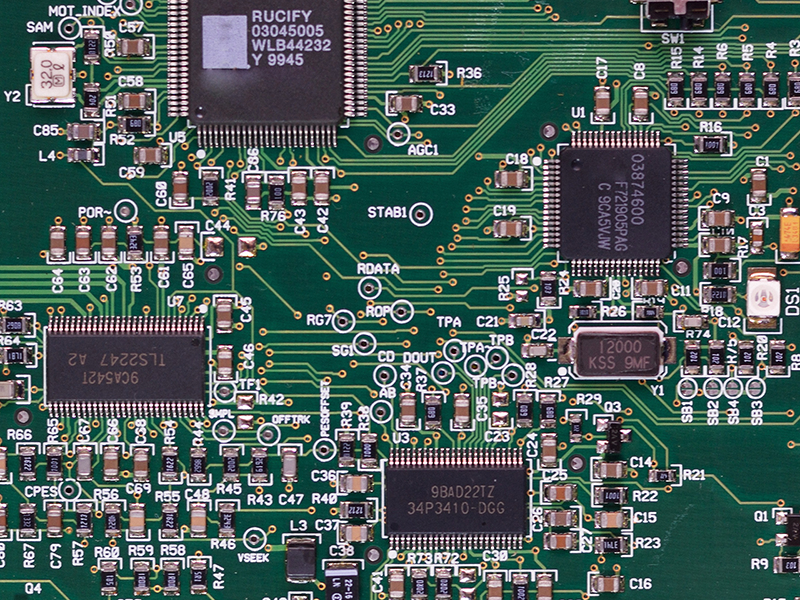
#> input picture Computervision/02. opencv4.0/data/circuit.bmp, 800 x 600 px
$ jupyter execute '05. 모폴로지.ipynb'
#> lines starting #> are read from the running program, lines starting #| are printed output that depends on the picture; after the words box and inside, x2 and y2 are one past the last pixel; in counts of white or black regions, pixels touching at a corner belong together
[cell 1]
import sys
import numpy as np
import cv2

[cell 2]
src = cv2.imread('../data/circuit.bmp',cv2.IMREAD_GRAYSCALE)
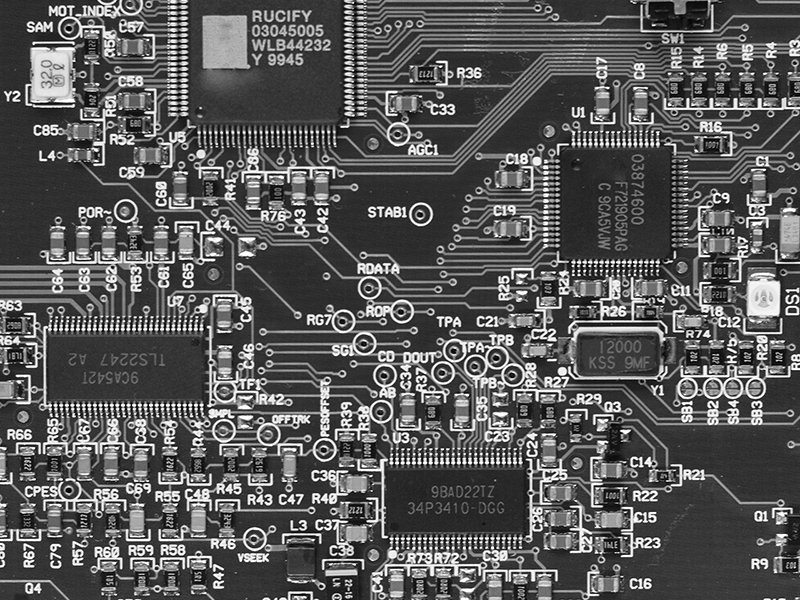
#> src: shape (600, 800); min 0, max 255, mean 89.4

if src is None:
    print('Image load failed')
    sys.exit()

[cell 3]
se = cv2.getStructuringElement(cv2.MORPH_RECT,(5,3))
dst1 = cv2.erode(src,se)
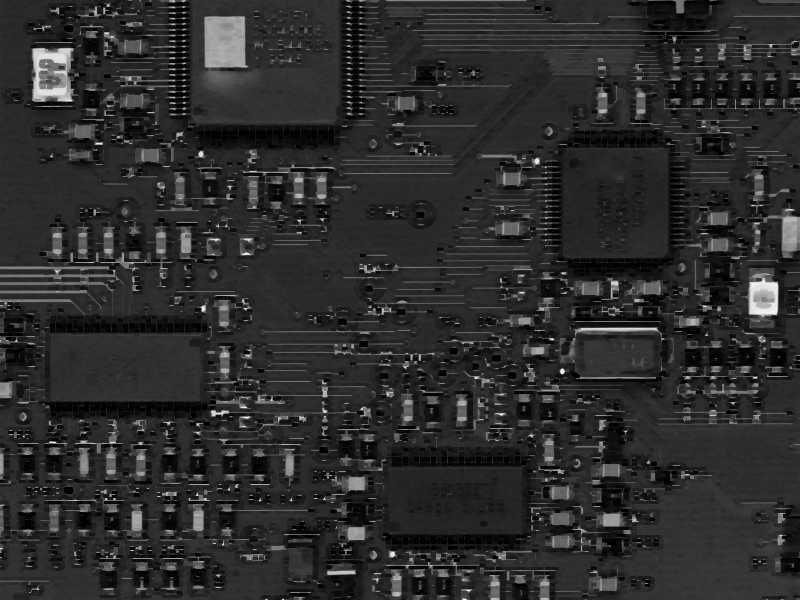
#> dst1: shape (600, 800); min 0, max 252, mean 44.5
dst2 = cv2.dilate(src,None)
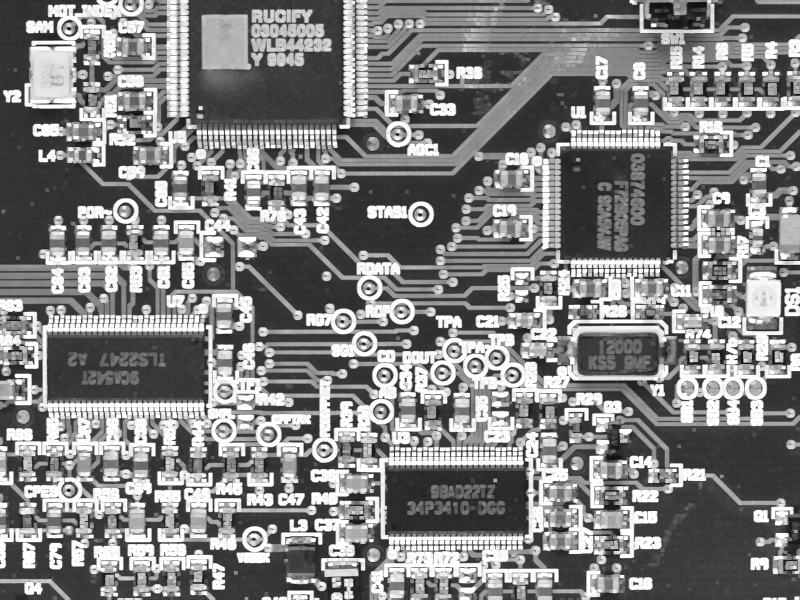
#> dst2: shape (600, 800); min 12, max 255, mean 130.5

[cell 4]
cv2.imshow('src', src)
cv2.imshow('dst1', dst1)
cv2.imshow('dst2', dst2)
cv2.waitKey()
cv2.destroyAllWindows()

## 열기 연산을 이용한 잡음 제거 예제

[cell 5]
import sys
import numpy as np
import cv2

[cell 6]
src = cv2.imread('../data/rice.png', cv2.IMREAD_GRAYSCALE)
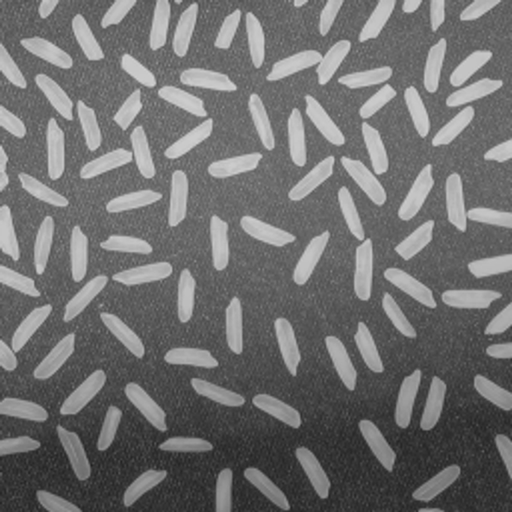
#> input picture Computervision/02. opencv4.0/data/rice.png, 512 x 512 px
#> src is the input picture: shape (512, 512); min 33, max 211, mean 111.3

if src is None:
    print('Image load failed!')
    sys.exit()

[cell 7]
dst1 = np.zeros(src.shape, np.uint8)

bw = src.shape[1] // 4
#> bw = 128
bh = src.shape[0] // 4
#> bh = 128

for y in range(4):
    for x in range(4):
        src_ = src[y*bh:(y+1)*bh, x*bw:(x+1)*bw]
        dst_ = dst1[y*bh:(y+1)*bh, x*bw:(x+1)*bw]
        cv2.threshold(src_, 0, 255, cv2.THRESH_BINARY | cv2.THRESH_OTSU, dst_)
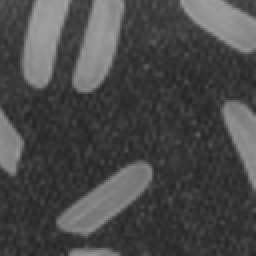
#> src_: shape (128, 128) (shown 2 times larger); min 37, max 161, mean 72.8

cnt1, _ = cv2.connectedComponents(dst1)
#> cnt1 = 113
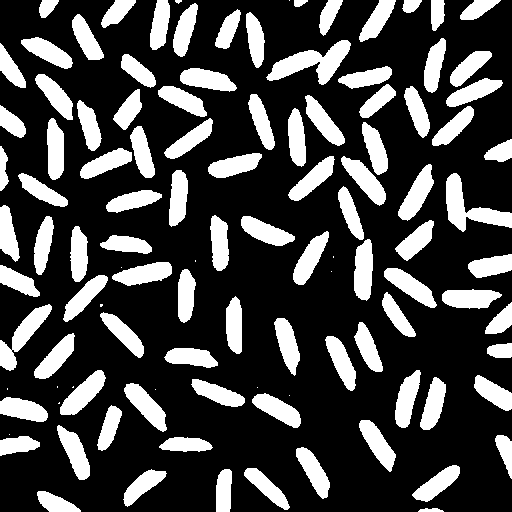
#> dst1: shape (512, 512); 27% white; 112 white regions (15 under 20 px), largest, box (x1, y1, x2, y2) and area: (266, 40, 351, 85) 1625, (446, 173, 512, 232) 1503, (0, 304, 52, 371) 1152
print('cnt1:', cnt1)
#| cnt1: 113

dst2 = cv2.morphologyEx(dst1, cv2.MORPH_OPEN, None)
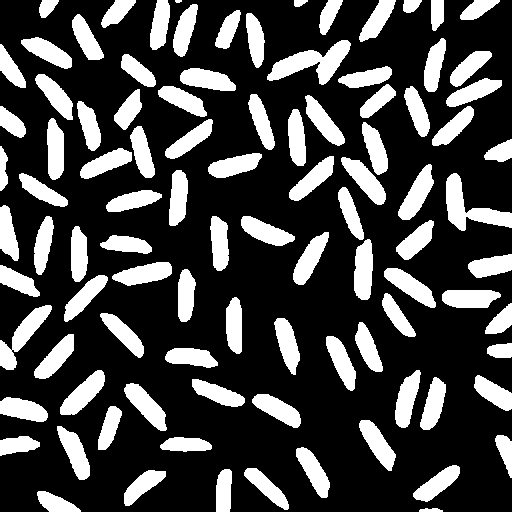
#> dst2: shape (512, 512); 27% white; 98 white regions (1 under 20 px), largest, box (x1, y1, x2, y2) and area: (267, 40, 351, 85) 1622, (446, 173, 512, 231) 1499, (0, 305, 52, 370) 1148
#dst2 = cv2.erode(dst1, None)
#dst2 = cv2.dilate(dst2, None)

cnt2, _ = cv2.connectedComponents(dst2)
#> cnt2 = 99
print('cnt2:', cnt2)
#| cnt2: 99
